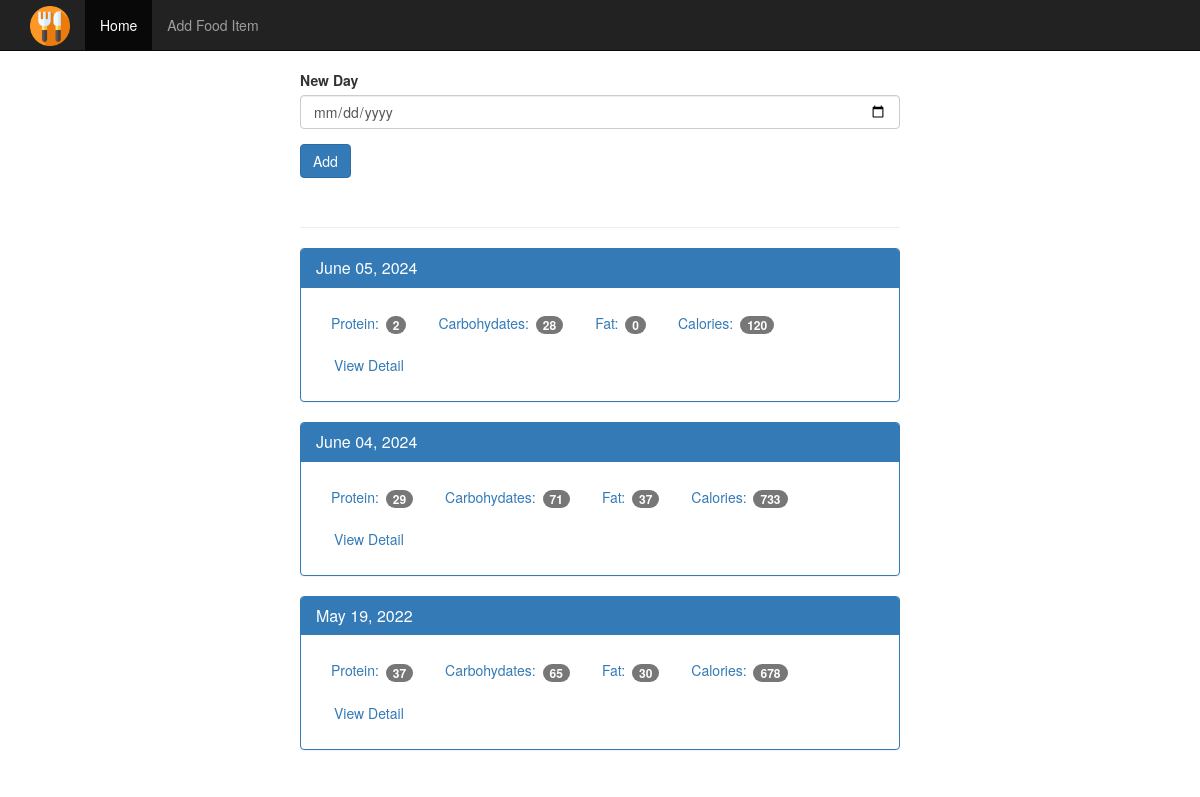
The page / on the database its author committed.
### tables this page shows
CREATE TABLE log_date (
    id integer primary key autoincrement,
    entry_date date not null
);

### app.py (the view)
@app.route('/', methods=['POST', 'GET'])
def index():
    db = get_db()
    if request.method == 'POST':
        date = request.form['date'] #assuming the date is in YYYY-MM-DD format
        dt = datetime.strptime(date, '%Y-%m-%d')
        database_date = datetime.strftime(dt, '%Y%m%d')
        db.execute('insert into log_date (entry_date) values (?)', [database_date])
        db.commit()
    cur = db.execute('''select log_date.entry_date, sum(food.protein) as protein, sum(food.carbohydrates) as carbohydrates, sum(food.fat) as fat, sum(food.calories) as calories
                        from log_date
                        left join food_date on food_date.log_date_id = log_date.id
                        left join food on food.id = food_date.food_id
                        group by log_date.id order by log_date.entry_date desc''')
    results = cur.fetchall()
    date_results = []
    for i in results:
        single_date = {}
        single_date['entry_date'] = i['entry_date']
        single_date['protein'] = i['protein']
        single_date['carbohydrates'] = i['carbohydrates']
        single_date['fat'] = i['fat']
        single_date['calories'] = i['calories']
        d = datetime.strptime(str(i['entry_date']), '%Y%m%d')
        single_date['pretty_date'] = datetime.strftime(d, '%B %d, %Y')
        date_results.append(single_date)
    return render_template('home.html', results=date_results)

### database.py (called while the page is built)
def connect_db():
    sql = sqlite3.connect('C:\\Users\\cw\\Documents\\Food Tracker\\food_log.db')
    sql.row_factory = sqlite3.Row
    return sql

def get_db():
    if not hasattr(g, 'sqlite_db'):
        g.sqlite_db = connect_db()
    return g.sqlite_db

### templates/home.html
{% extends "base.html" %}
{% block body %}
    <nav class="navbar navbar-inverse navbar-fixed-top">
      <div class="container">
        <div class="navbar-header">
          <a class="navbar-brand" href="{{ url_for('index') }}">
            <img src="{{ url_for('static', filename='eco-food.png') }}" alt="Food Tracker Logo" style="height: 40px;">
          </a>
        </div>
        <div id="navbar" class="navbar-collapse collapse">
          <ul class="nav navbar-nav">
            <li class="active"><a href="{{ url_for('index') }}">Home</a></li>
            <li><a href="{{ url_for('food') }}">Add Food Item</a></li>
          </ul>
        </div>
      </div>
    </nav>
    <div class="container theme-showcase col-sm-6 col-sm-offset-3" role="main">
      <div class="row">
        <div>
          <form method="POST" action="/">
            <div class="form-group">
              <label for="new-day">New Day</label>
              <input type="date" class="form-control" name="date" id="new-day">
            </div>
            <button type="submit" class="btn btn-primary">Add</button>
          </form>
          <div class="page-header"></div>
          {% for r in results %}
          <div class="panel panel-primary">
            <div class="panel-heading">
              <h3 class="panel-title">{{ r.pretty_date }}</h3>
            </div>
            <div class="panel-body">
              <ul class="nav nav-pills" role="tablist">
                <li><a>Protein: <span class="badge">{{ r.protein }}</span></a></li>
                <li><a>Carbohydates: <span class="badge">{{ r.carbohydrates }}</span></a></li>
                <li><a>Fat: <span class="badge">{{ r.fat }}</span></a></li>
                <li><a>Calories: <span class="badge">{{ r.calories }}</span></a></li>
                <li><a href="{{ url_for('view', date=r.entry_date) }}" type="button" class="btn btn-link">View Detail</a></li>
              </ul>
            </div>
          </div>
          {% endfor %}
        </div>
      </div>
    </div>
{% endblock %}

### static/theme.css (style rules this page uses)
body { padding-top: 70px; padding-bottom: 30px; }
.navbar-brand img { display: inline-block; height: 45px; vertical-align: middle; position: relative; top: -9px; }

### rows shown on the page
log_date: pretty_date "June 05, 2024", protein "2", carbohydrates "28", fat "0", calories "120"
log_date: pretty_date "June 04, 2024", protein "29", carbohydrates "71", fat "37", calories "733"
log_date: pretty_date "May 19, 2022", protein "37", carbohydrates "65", fat "30", calories "678"
